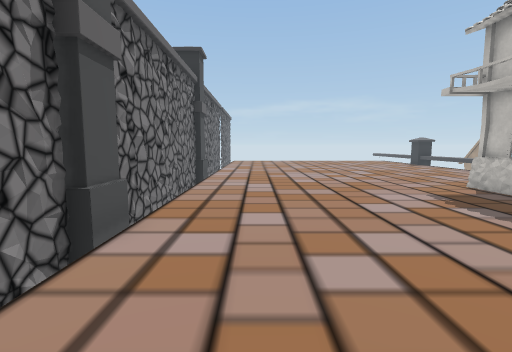
View 1 (above)

20 first-person views from a walk through a 3-D level made in the Unity game engine. The camera is 1.5 m above the floor, tilts 6° down and sees 85° across. The floor is counted in squares, 1 m on a side. Each view is taken from the middle of a square. On the plan, view 1 faces up. The plan holds only what a view shows up to about 14 squares ahead; the rest is blank. The place goes on beyond the plan.

View 2
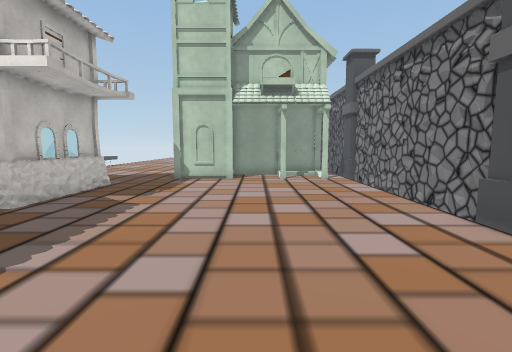

View 3
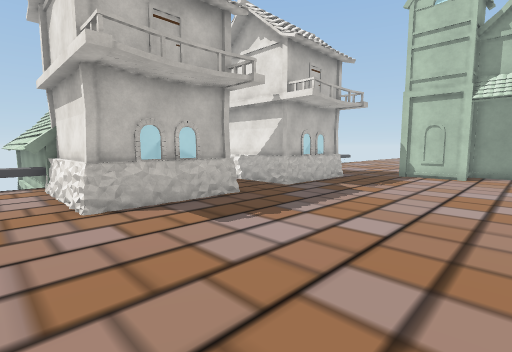

View 4
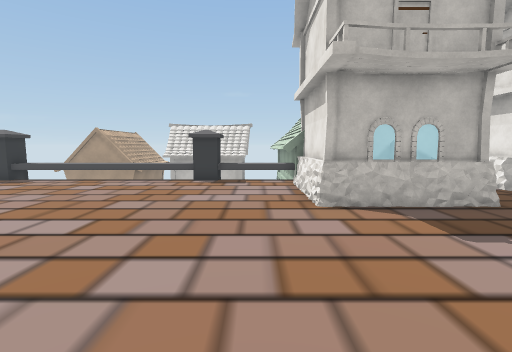

View 5
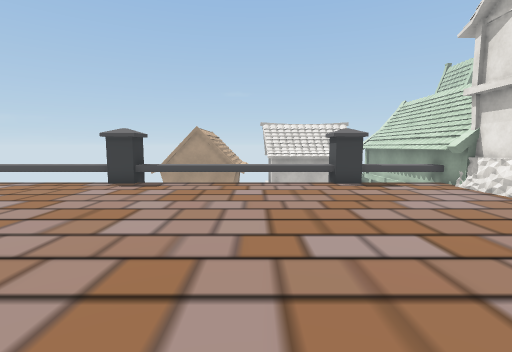

View 6
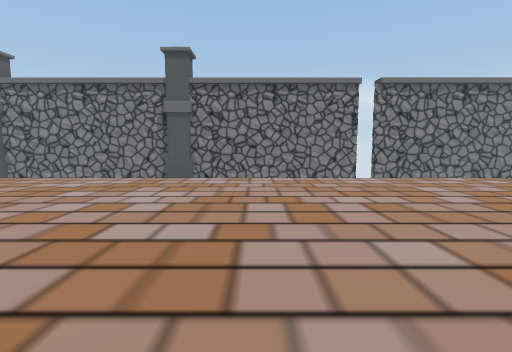

View 7
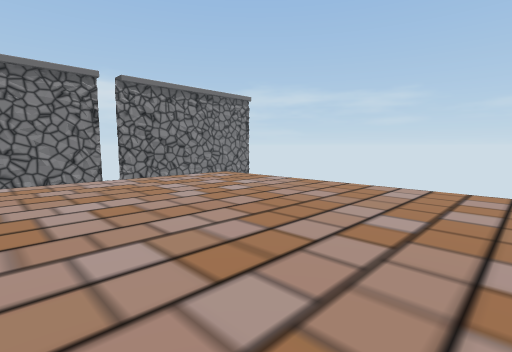

View 8
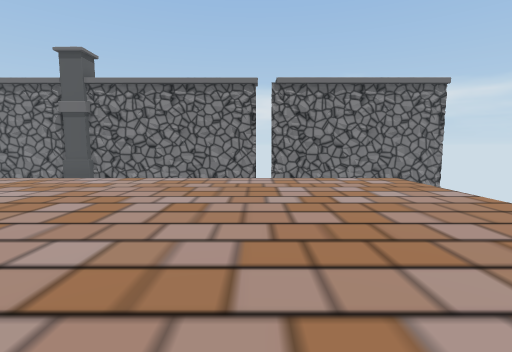

View 9
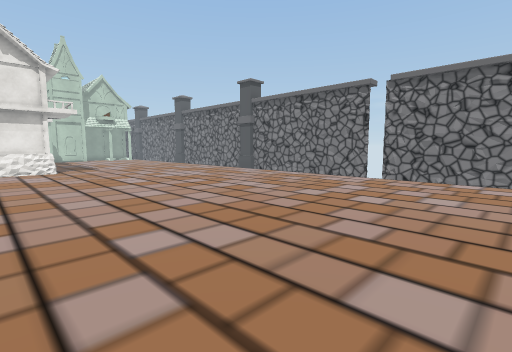

View 10
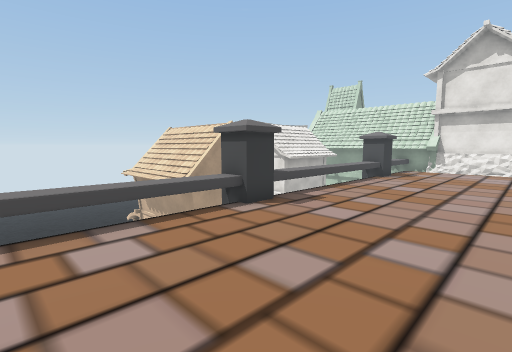

View 11
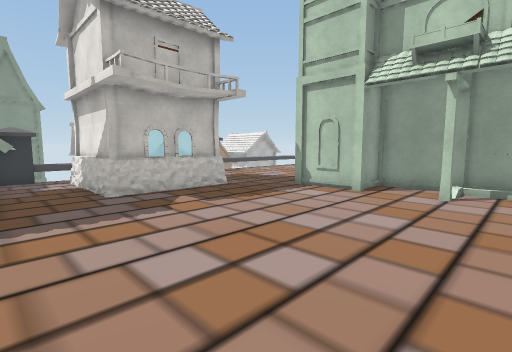

View 12
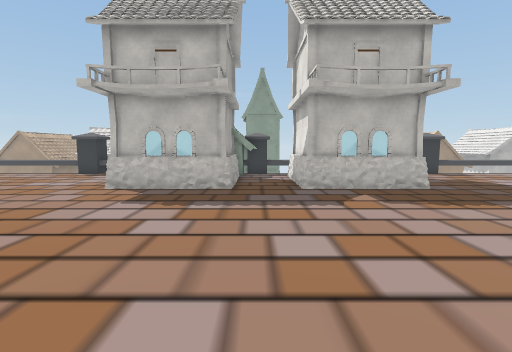

View 13
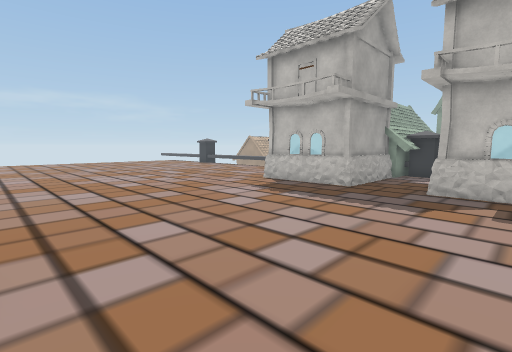

View 14
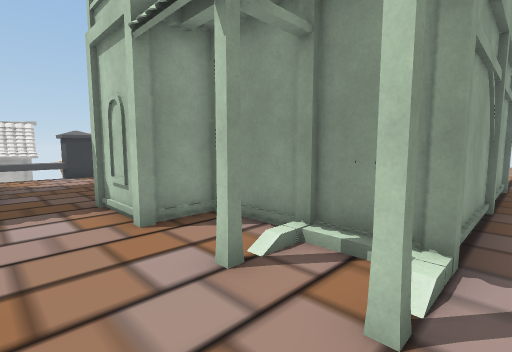

View 15
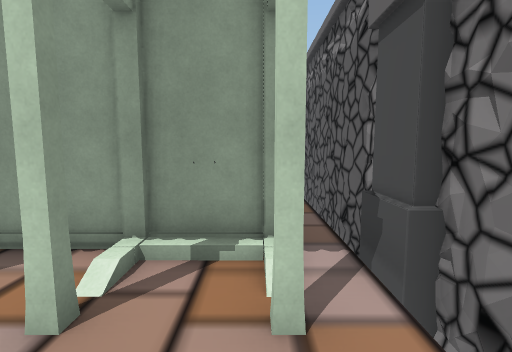

View 16
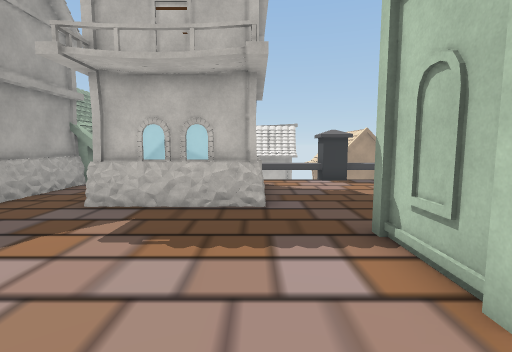

View 17
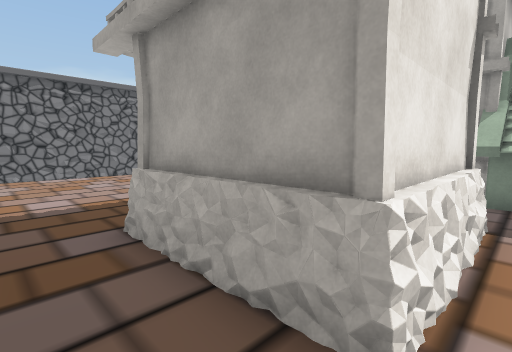

View 18
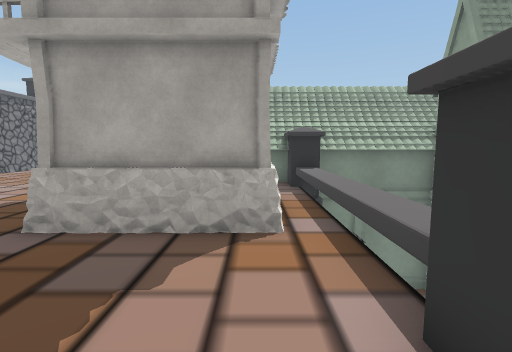

View 19
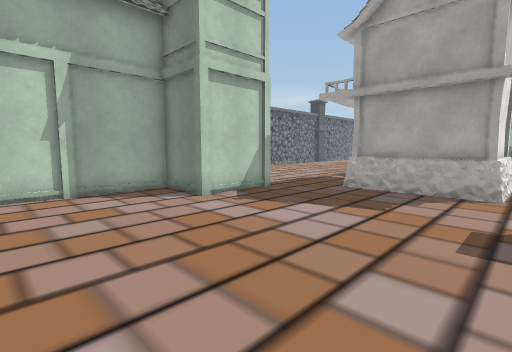

View 20
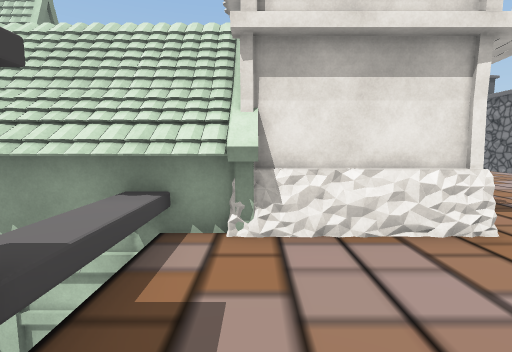

### Floor plan
Key: @ floor where view 1 was taken; # wall or solid block; x gap in a wall; . floor; = window, fence, low wall or low ledge; ^ raised ledge; O other object.
Columns run from 3 left of view 1 to 16 right of it. Each row starts with its distance up from view 1.
 30 #
 29 #................^
 28 #................^
 27 #................^
 26 #................^
 25 =................^
 24 x...............##
 23 x...............##
 22 #................^
 21 #................^
 20 #................^
 19 #................^
 18 #................^
 17 #................^
 16 =................^
 15 #................#
 14 #................#
 13 #................^
 12 #................^
 11 #..............OOOOO
 10 #..........OOOOOOOOO
  9 #..........OOO O O
  8 #..........OOO O
  7 =..........OOO O O
  6 =..........OOOOOOO##
  5 #..............O##OO
  4 #................^
  3 #..........OOOOO.^
  2 #..........OOO O.^
  1 #..........OOO O.^
  0 #..@.......OOO O.^
 -1 #..........OOOOO.^
 -2 #................^
 -3 =.O.O.OOOO.......^
 -4 #.....O  O......##
 -5 #.OOOOO  O......##
 -6 #.#   ###O.......^
 -7 #.#   #..........
 -8 #.#   #..........
 -9 #.#   #..........
-10 #.    #.........
-11 #.    #........ .

Positions as (right, up) in squares from view 1, and headings:
1: (0, 0), facing up
2: (2, 10), facing down
3: (1, 12), facing down-right
4: (1, 12), facing right
5: (2, 18), facing right
6: (11, 18), facing left
7: (11, 19), facing up-left
8: (11, 23), facing left
9: (11, 29), facing down-left
10: (8, 29), facing down-right
11: (-1, 6), facing down-right
12: (-2, 5), facing right
13: (-2, 1), facing up-right
14: (-2, -1), facing down-right
15: (-1, -1), facing down
16: (1, -1), facing right
17: (13, -3), facing up-left
18: (12, -6), facing up
19: (13, -11), facing up-left
20: (12, 15), facing down
